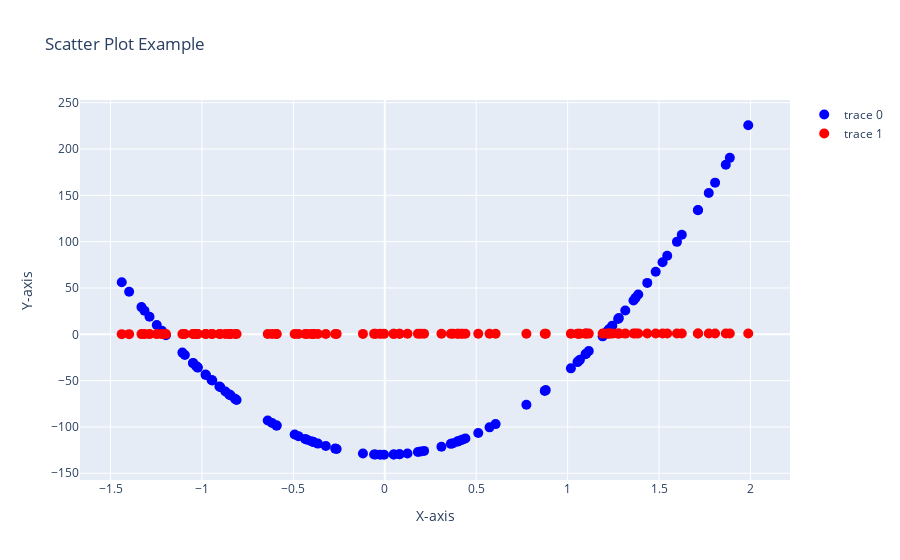

Write notebook code for a chart like this one.
### Code cell
fig = go.Figure(data=go.Scatter(x=X, y=Y, mode='markers', marker=dict(color='blue', size=10)))

fig.add_trace(go.Scatter(x=X, y=Y_pred, mode='markers', marker=dict(color='red', size=10)))

fig.update_layout(title="Scatter Plot Example", xaxis_title="X-axis", yaxis_title="Y-axis")

fig.show()
